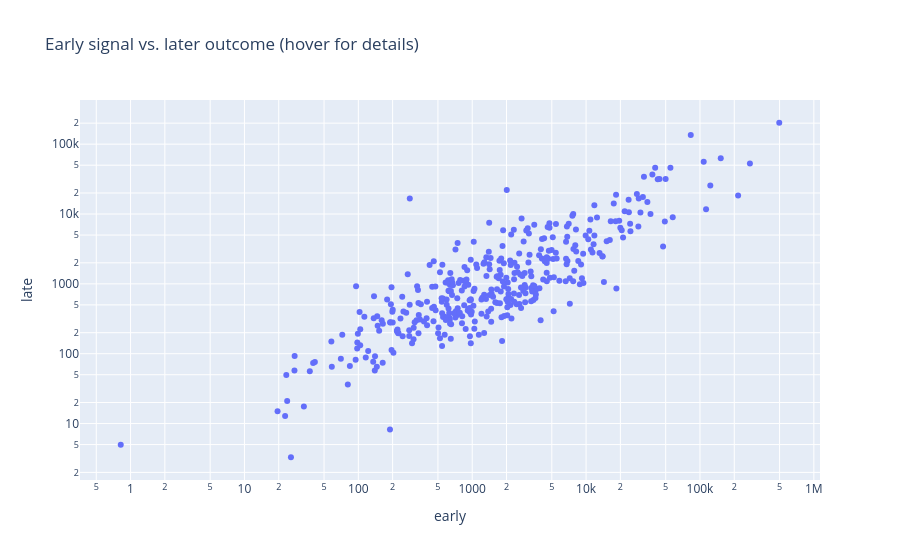

The notebook cell saved with this chart:
### Markdown cell above
### Interactive version (hover for game name / release date)
Requires `plotly` — not yet in `pyproject.toml`, add it (`pip install plotly` + add to dependencies) before running this cell.

### Code cell
import plotly.express as px

comparison_with_names = comparison.reset_index().merge(names, on="appid")

fig = px.scatter(
    comparison_with_names, x="early", y="late",
    hover_data=["name", "release_date", "residual"],
    log_x=True, log_y=True,
    title="Early signal vs. later outcome (hover for details)"
)
fig.show()

### Figure 1 — Plotly figure (JSON) as saved in the notebook; plotly's stock layout.template omitted (floating-point values rounded to 4 significant figures; data arrays with more than 128 entries replaced by an {"elided": "..."} marker saying what was removed)
{"data": [{"customdata": {"elided": "380x3 mixed values"}, "hovertemplate": "early=%{x}<br>late=%{y}<br>name=%{customdata[0]}<br>release_date=%{customdata[1]}<br>residual=%{customdata[2]}<extra></extra>", "legendgroup": "", "marker": {"color": "#636efa", "symbol": "circle"}, "mode": "markers", "name": "", "orientation": "v", "showlegend": false, "type": "scatter", "x": {"elided": "380 float values"}, "xaxis": "x", "y": {"elided": "380 float values"}, "yaxis": "y"}], "layout": {"legend": {"tracegroupgap": 0}, "title": {"text": "Early signal vs. later outcome (hover for details)"}, "xaxis": {"anchor": "y", "domain": [0, 1], "title": {"text": "early"}, "type": "log"}, "yaxis": {"anchor": "x", "domain": [0, 1], "title": {"text": "late"}, "type": "log"}}}
